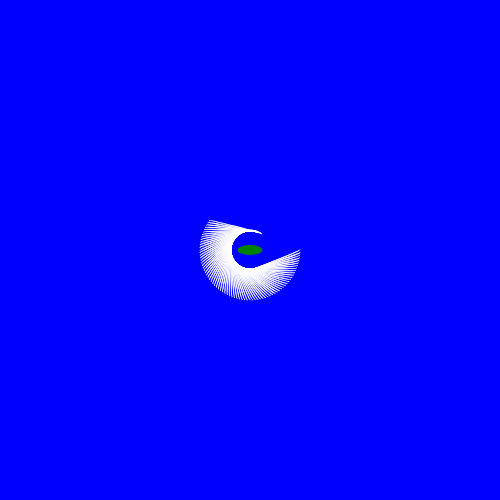
Frame 1 (no input)
Frame 60 (no input): identical to frame 1, image omitted
Frame 120 (the mouse pressed at the canvas centre since frame 60): identical to frame 1, image omitted

The p5.js sketch that drew this single still picture (run headless with seeded random() and noise() and a simulated clock; from frame 60 on, the mouse is pressed at the canvas centre):

// p5.js sketch
// ── sketch.js
var slider, slider2;
var pos, pos2;

function setup() {
  createCanvas(500, 500);
  angleMode(DEGREES);
  slider = createSlider(0, 15, 0);
  slider2 = createSlider(0, 25, 0);
  
  pos = 0.0;
  
  pos2 = 0.0;
}

function draw() {
  
  clear()
  
  background('blue');
  
  fill('green');
  noStroke();
  ellipse(250, 250, 25, 10);
  
  translate(width/2, height/2)
  
  var mySinVal = sin(pos)
  var mySinVal2 = sin(pos2)
  
  //console.log(mySinVal)
  
  amplified = mySinVal * 6
  amplified2 = mySinVal2 * 7
  

  
  stroke('white')
  fill('white')
  
  for (x = 0; x <=360; x = x + 5) {
    

    
    curve(0,10, 50, amplified2, amplified, 20, 40, amplified)
    rotate(3)
  }
  
  pos = pos + slider.value()
  pos2 = pos2 + slider2.value()
}

// ── style.css
html, body {
  margin: 0;
  padding: 0;
  background: blue;
  color: white;
  align-items: center;
  background: blue;
  display: flex;
  flex-direction: column;
  font-family: "Playfair Display";
  justify-content: center;
  padding: 25px;
  padding-bottom: 0;
}
canvas {
  display: block;
}
